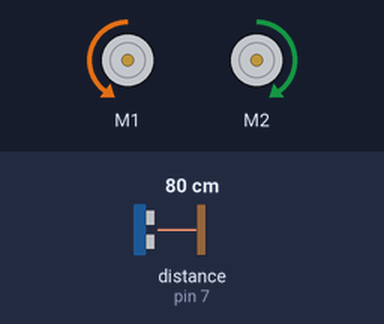
Simulated run of this sketch. Board: Arduino Uno, built with avr-gcc and run on an emulated ATmega328P. On the bench: 2 × DC motor (green arrow = forward, orange = backward, longer = faster). Inputs (shaded band) come from the test bench; at power-on: distance to the obstacle (sensor on pin 7) 80 cm.

Above: at 1.8 s.
1.9 s: distance to the obstacle (sensor on pin 7) set to 64 cm
3.4 s: distance to the obstacle (sensor on pin 7) set to 54 cm
At 5.7 s:
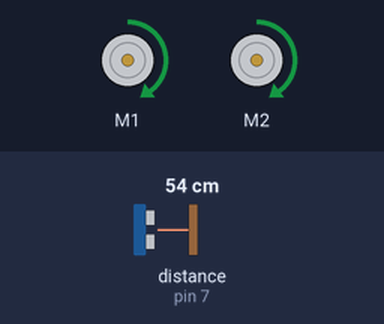
6.0 s: distance to the obstacle (sensor on pin 7) set to 60 cm
At 6.9 s:
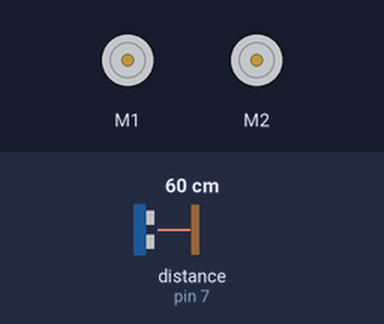
8.5 s: distance to the obstacle (sensor on pin 7) set to 2 cm
At 10.1 s:
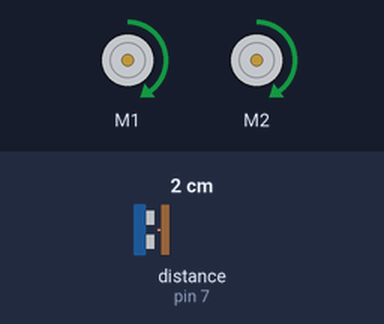
Timing chart, 0 to 11.6 s (numbered marks = the images above; inputs shaded):
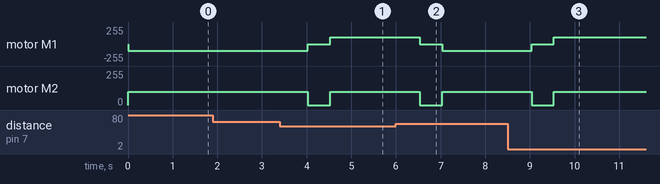

The sketch:

Avoidance_mbot.ino
```cpp
#include "MeOrion.h"
MeDCMotor motor1(M1);
MeDCMotor motor2(M2);
MeUltrasonicSensor ultraSensor(PORT_7); /* Ultrasonic module can ONLY be connected to port 3, 4, 6, 7, 8 of base shield. */
uint8_t motorSpeed = 100;/* value: between -255 and 255. */

const int dangerThresh = 58;   // 10cm × 58
const byte speed = 100; // 馬達的PWM輸出值

long distance;      // 暫存接收訊號的高電位持續時間


byte dir = 0;     // 記錄行進狀態，0代表「前進」，1代表「右轉」。

void motorstop()
{
  motor1.stop();
  motor2.stop();
}

void forward()
{
  motor1.run(-motorSpeed);
  motor2.run(motorSpeed);
}

void backward()
{
  motor1.run(motorSpeed);
  motor2.run(-motorSpeed);
}

// Let right motor keep running, but stop left motor
void right()
{
  motor1.run(motorSpeed);
  motor2.run(motorSpeed);
}

// Let left motor keep running, but stop right motor
void left()
{
  motor1.run(-motorSpeed);
  motor2.run(-motorSpeed);
}


void setup(){
  Serial.begin(9600);
}

void loop(){
   distance = ultraSensor.distanceCm();      // 讀取障礙物的距離
   if (distance>dangerThresh)
   { // 如果距離大於10cm…
      if (dir != 0)
      { // 如果目前的行進狀態不是「前進」
         dir = 0;          // 設定成「前進」
         motorstop(); // 暫停馬達0.5秒
         delay(500);
      }
      forward(); // 前進
   } else
   {
      if (dir != 1)
      { // 如果目前的狀態不是「右轉」
         dir = 1; // 設定成「右轉」
         motorstop(); // 暫停馬達0.5秒
         delay(500);
      }
      right(); // 向右轉
   }
   delay(1000); // 持續1秒
}
```

Measured:
- the behaviour switches between 59 and 58 cm on distance to the obstacle (sensor on pin 7) (found by bisection; images 0 and 1)
- after the input at 1.9 s, every drawn part: stays the same
- after the input at 3.4 s, motor M1: backward 100/255 → stopped after 0.62 s, → forward 100/255 0.50 s later; motor M2: forward 100/255 → stopped after 0.62 s, → forward 100/255 0.50 s later
- after the input at 6.0 s, motor M1: forward 100/255 → stopped after 0.53 s, → backward 100/255 0.50 s later; motor M2: forward 100/255 → stopped after 0.53 s, → forward 100/255 0.50 s later
- after the input at 8.5 s, motor M1: backward 100/255 → stopped after 0.54 s, → forward 100/255 0.50 s later; motor M2: forward 100/255 → stopped after 0.54 s, → forward 100/255 0.50 s later
